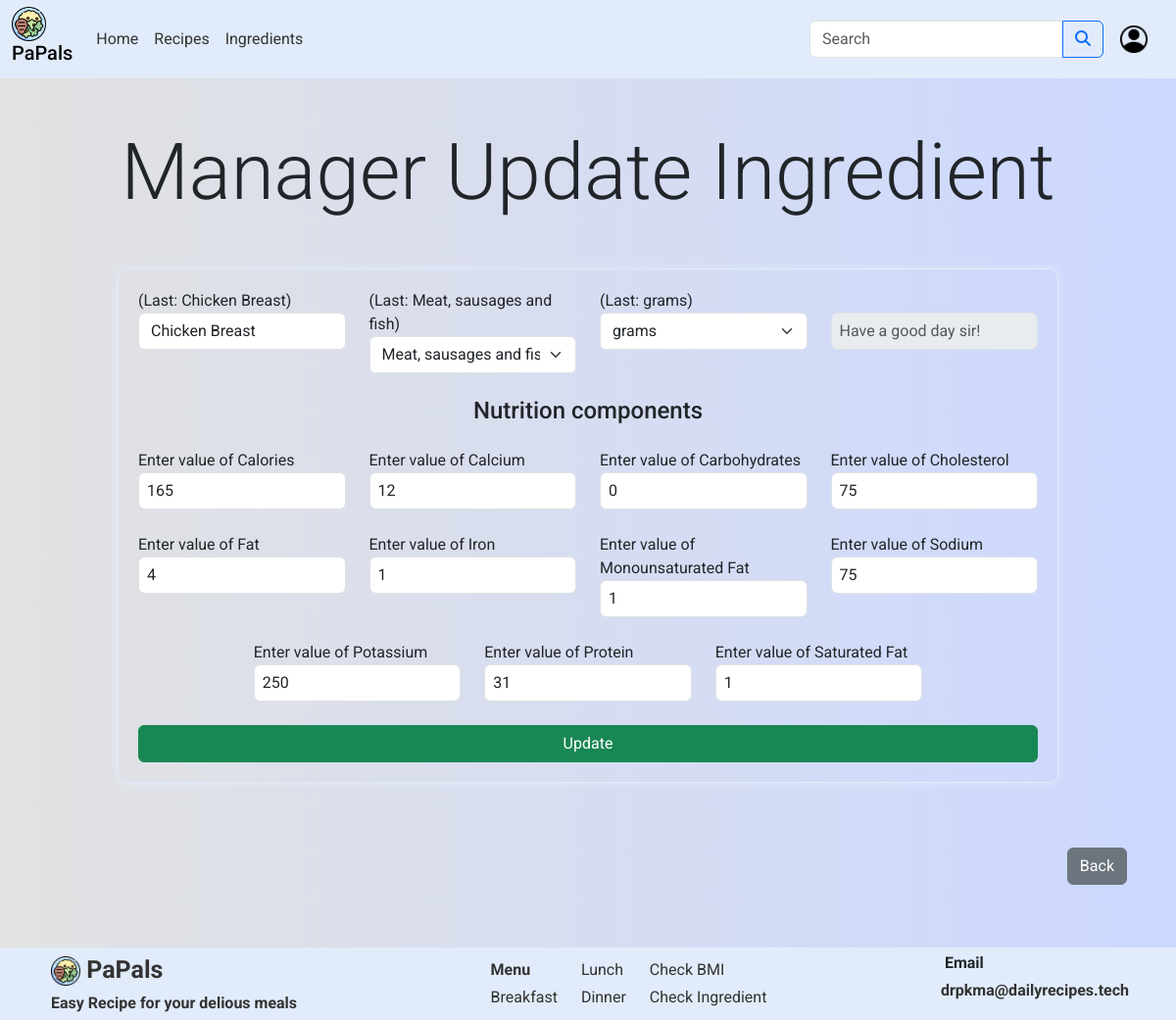
The page /manager/ingredient/update?id=1 (signed in) on the database its author committed.
### tables this page shows
CREATE TABLE IF NOT EXISTS `ingredients` (
  `id` int NOT NULL AUTO_INCREMENT,
  `name` varchar(255) NOT NULL,
  `isActive` tinyint(1) DEFAULT '1',
  `category` varchar(4) NOT NULL,
  `measurement_unit` varchar(4) DEFAULT NULL,
  PRIMARY KEY (`id`),
  KEY `FK_ingre_cat` (`category`),
  KEY `FK_ingre_unit` (`measurement_unit`)
);

CREATE TABLE IF NOT EXISTS `ingredient_categories` (
  `id` varchar(4) NOT NULL,
  `detail` varchar(50) NOT NULL,
  PRIMARY KEY (`id`)
);

CREATE TABLE IF NOT EXISTS `ingredient_measurement_unit` (
  `id` varchar(4) NOT NULL,
  `detail` varchar(50) NOT NULL,
  PRIMARY KEY (`id`)
);

CREATE TABLE IF NOT EXISTS `ingredient_nutritions` (
  `ingredient_id` int NOT NULL,
  `nutrition_id` varchar(6) NOT NULL,
  `quantity` int NOT NULL,
  KEY `ingredient_id` (`ingredient_id`),
  KEY `nutrition_id` (`nutrition_id`)
);

CREATE TABLE IF NOT EXISTS `nutrition_types` (
  `id` varchar(10) NOT NULL,
  `detail` varchar(255) NOT NULL,
  PRIMARY KEY (`id`)
);

### Web/App/Views/admin/ingredientUpdate.php (the view, shortened to what the rows shown need)
<? require($_SERVER['DOCUMENT_ROOT'] . "/Public/inc/header.php") ?>
    <div class="container py-5">
        <div class="text-center">
            <h1 class="display-1">Manager Update Ingredient</h1>
        </div>
        <form id="ingredient-form" style="width: 80vw; margin: 0 auto; padding: 20px; border: 1px solid #e1ebfa; border-radius: 10px; box-shadow: 0 0 10px 0 #e1ebfa; margin-top: 50px; margin-bottom: 50px;">
            <div class="row mb-3 justify-content-center">
               <div class="col-sm-3">
                    <label for="name">(Last: <?= $ingredient->getName()?>)</label>
                    <input type="text" class="form-control" id="name" name="name" value="<?=$ingredient->getName() ?>">
                </div>
                <div class="col-sm-3">
                    <label for="method">(Last: <?= $ingredient->getCategory()?>)</label>
                    <select class="form-select" id="category" name="category">
                        <? foreach ($opts->validCategories as $opt) : ?>
                        <option value="<?= $opt['id'] ?>" <?= ($ingredient->getCategory() == $opt['detail']) ? 'selected': '';?> ><?= $opt['detail'] ?></option>
                        <? endforeach; ?>
                    </select>
                </div>
                <div class="col-sm-3">
                    <label for="measurement_unit">(Last: <?= $ingredient->getMeasurementUnit()?>)</label>
                    <select class="form-select" id="measurement_unit" name="measurement_unit">
                        <?php foreach ($opts->validMeasurements as $opt) : ?>
                            <option value="<?= $opt['id'] ?>"  <?= ($ingredient->getMeasurementUnit() == $opt['detail']) ? 'selected' : '';?> > <?= $opt['detail'] ?></option>
                        <?php endforeach; ?>
                    </select>
                </div>
                <div class="col-sm-3">
                    <label class="visually-hidden" for="measurement_unit"></label><br>
                    <input class="form-control px-2" type="text" placeholder="Have a good day sir!" aria-label="Disabled input example" disabled>
                </div>
            </div>
            <div style="display: flex; justify-content: center;">
                <h4 class="m-2">Nutrition components</h2>
            </div>
            <div class="row mb-3 justify-content-center">
                <?php $count = 0; ?>
                <?php foreach ($ingredient->getNutritionComponents() as $nutrition) : ?>
                    <?php if ($count % 4 == 0) : ?>
            </div>
            <div class="row justify-content-center">
                    <?php endif; ?>
                <div class="col-6 col-md-3">
                <label for="<?= $nutrition['nutrition_id'] ?>">Enter value of <?= $nutrition['nutrition_name'] ?></label>
                <input class="form-control px-2" type="number" id="<?= $nutrition['nutrition_id'] ?>" name="nutritionComponents[<?= $nutrition['nutrition_id'] ?>]" value="<?= $nutrition['nutrition_quantity']?>" step="0.01"><br>
                </div>
                    <?php $count++; ?>
                <?php endforeach; ?>
            </div>
            <div class="d-grid gap-2">
                <button class="btn btn-success" name="update" type="submit">Update</button>
            </div>
            </form>
            <div class="d-md-flex justify-content-md-end py-3">
                <a href="/manager/ingredient" class="btn btn-secondary me-md-2" tabindex="-1" role="button">Back</a>
            </div>
        </div>
    <footer class="site-footer">
        <? require($_SERVER['DOCUMENT_ROOT'] . "/Public/inc/footer.php") ?>
</body>
</html>

### Web/App/Core/Router.php (shortened to what the rows shown need)
<?php
class Router
{
    protected $routes = [];
    private function add($method, $uri, $controller, $params = [])
    {
        $this->routes[] = [
            'method' => $method,
            'uri' => $uri,
            'controller' => $controller,
            'params' => $params
        ];
    }
    public function route($uri, $method)
    {
        foreach ($this->routes as $route) {
            if ($route['method'] == strtoupper($method)) {
                $pattern = preg_replace('/\/{(.*?)}/', '/(.*?)', $route['uri']);
                if (preg_match('#^' . $pattern . '$#', $uri, $matches)) {
                    $controller_action = $route['controller'];
                    list($controller, $action) = explode('@', $controller_action);
                    $controller = "App\\Controllers\\$controller";
                    $controller_instance = new $controller();
                    $params = array_slice($matches, 1);
                    call_user_func_array([$controller_instance, $action], $params);
                    return null;
                }
            }
        }
    }
}

### Web/Public/inc/header.php (shortened to what the rows shown need)
<!DOCTYPE html>
<html lang="en">
<head>
  <link href="https://cdn.jsdelivr.net/npm/bootstrap@5.3.2/dist/css/bootstrap.min.css" rel="stylesheet">
  <link rel="stylesheet" href="vendors/font-awesome-4.7.0/css/font-awesome.min.css" />
  <link rel="stylesheet" href="/Public/css/costum.css">
</head>
<body>
  <div class="header">
    <nav class="navbar navbar-expand-lg navbar-light" style="background-color: #e1ebfa;">
      <div class="container-fluid">
        <div class="collapse navbar-collapse" id="navbarSupportedContent">
          <a class="d-flex justify-content-center align-items-center">
            <a class= "navbar-brand mt-2 mt-lg-0" href="/homepage">
              <img src="/Public/images/logo.png" height="50" alt="PaPals" loading="lazy" />
              <h3>PaPals</h3>
            </a>
          </a>
          <ul class="navbar-nav me-auto mb-2 mb-lg-0" style="font-size:16px">
            <li class="nav-item">
              <a class="m-2" href="/homepage">Home</a>
            </li>
            <li class="nav-item">
              <a class="m-2" href="/recipe">Recipes</a>
            </li>
            <li class="nav-item">
              <a class="m-2" href="/ingredient">Ingredients</a>
            </li>
          </ul>
          <div class=" d-flex justify-content-center align-items-center input-group me-3" style="width:300px">
            <input type="text" class="form-control" id="search" name="search" placeholder="Search" aria-label="Search">
            <button class="btn btn-outline-primary" type="button">
              <i class="fa-solid fa-magnifying-glass"></i>
            </button>
          </div>
        </div>
        <?php
        if (UserController::isLoggedIn()) :
        ?>
          <div class="d-flex align-items-center">
            <div class="btn-group dropstart">
              <div class="btn-group dropstart">
                <img src="/Public/images/account.png" id="user" class="rounded-circle me-3 account hide"  data-bs-toggle="dropdown" aria-expanded="false" height="30" alt="account" style="cursor: pointer;" />
              </div>
            </div>
          </div>
        <?php else :
        ?>
          <div class="d-flex align-items-center">
            <a href="/login" class="btn btn-primary btn-xs " tabindex="-1" role="button" aria-disabled="true">Login</a>
          </div>
        <?php endif; ?>
      </div>
    </nav>
  </div>

### Web/Public/inc/footer.php (shortened to what the rows shown need)
<footer>
        <div class="d-flex flex-column flex-md-row text-center text-md-start justify-content-between py-0 px-4 px-xl-5" style="background-color: #e1ebfa;">
            <div class="mb-md-0">
                <a href="/homepage">
                    <p style="font-weight: 700; font-size: 25px;">
                    <img src="/Public/images/logo.png" alt="" style="width: 30px">
                    PaPals</p>
                    <div class="mb-md-0 me-3">
                        <p style="font-weight: 700; margin-bottom: 5px;">Easy Recipe for your delious meals</p>
                    </div>
                </a>
            </div>
            <div class=" d-flex flex-column flex-md-row text-center text-md-start justify-content-center align-items-center">
                <div class="mb-md-0 me-3">
                    <a href="/recipe">
                        <p style="font-weight: 700">Menu</p>
                    </a>
                    <a href="#">
                        <p>Breakfast</p>
                    </a>
                </div>
                <div class="mb-md-0 me-3">
                    <a href="#">
                        <p>Lunch</p>
                    </a>
                    <a href="#">
                        <p>Dinner</p>
                    </a>
                </div>
                <div class="mb-md-0">
                    <a href="/check-bmi" target="blank">
                        <p>Check BMI</p>
                    </a>
                    <a href="/ingredient" target="blank">
                        <p>Check Ingredient</p>
                    </a>
                </div>
            </div>
            <div>
                <p style="font-weight: 700">Email</p>
                <a href="mailto:drpkma@dailyrecipes.tech" style="font-weight: 700;">drpkma@dailyrecipes.tech</a>
            </div>
        </div>
    </footer>
</body>
</html>

### rows shown on the page
ingredients: name "Chicken Breast", category.detail "Meat, sausages and fish", measurement_unit.detail "grams"
ingredient_nutritions: nutrition.detail "Calories", quantity "165"
ingredient_nutritions: nutrition.detail "Calcium", quantity "12"
ingredient_nutritions: nutrition.detail "Carbohydrates", quantity "0"
ingredient_nutritions: nutrition.detail "Cholesterol", quantity "75"
ingredient_nutritions: nutrition.detail "Fat", quantity "4"
ingredient_nutritions: nutrition.detail "Iron", quantity "1"
ingredient_nutritions: nutrition.detail "Monounsaturated Fat", quantity "1"
ingredient_nutritions: nutrition.detail "Sodium", quantity "75"
ingredient_nutritions: nutrition.detail "Potassium", quantity "250"
ingredient_nutritions: nutrition.detail "Protein", quantity "31"
ingredient_nutritions: nutrition.detail "Saturated Fat", quantity "1"

### other values the page prints
form field category "Meat, sausages and fish"
form field measurement_unit "grams"
